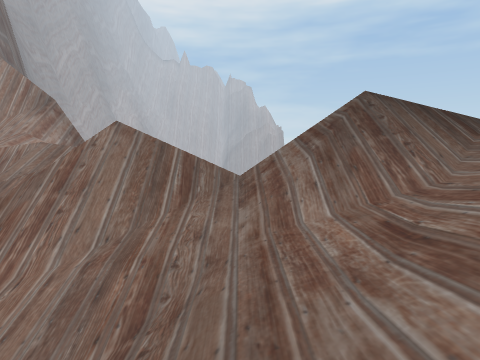
View 1 (above)

21 first-person views from a walk through a 3-D level made in the Unity game engine. The camera is 1.3 m above the floor, tilts 8° down and sees 80° across. The floor is counted in squares, 1 m on a side. Each view is taken from the middle of a square. On the plan, view 1 faces up. The plan holds only what a view shows up to about 13 squares ahead; the rest is blank. The place goes on beyond the plan.

View 2
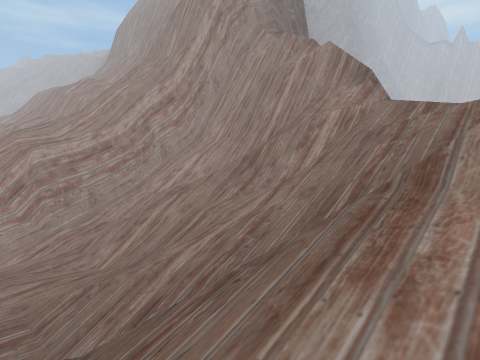

View 3
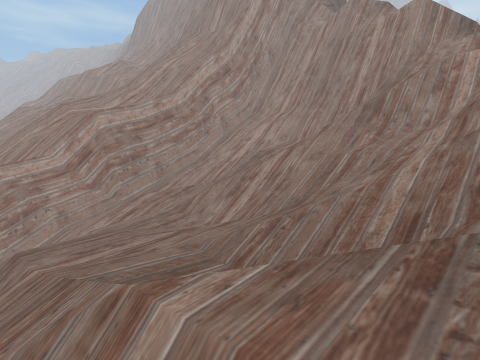

View 4
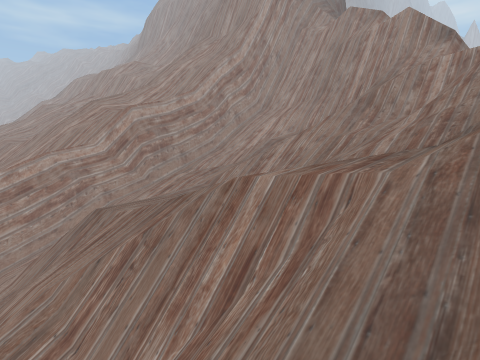

View 5
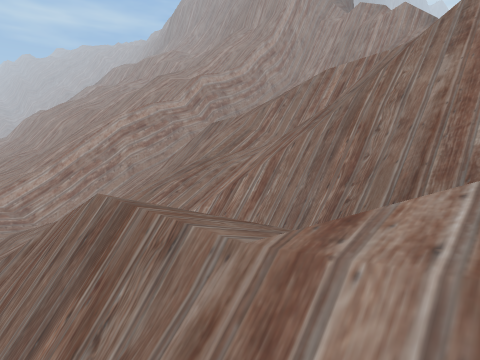

View 6
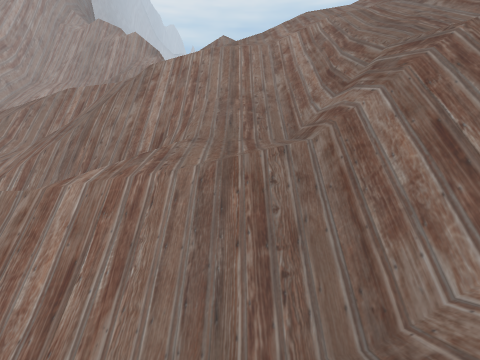

View 7
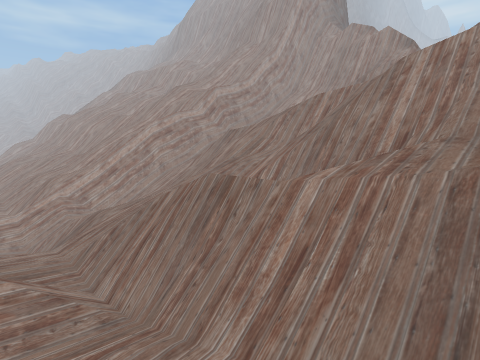

View 8
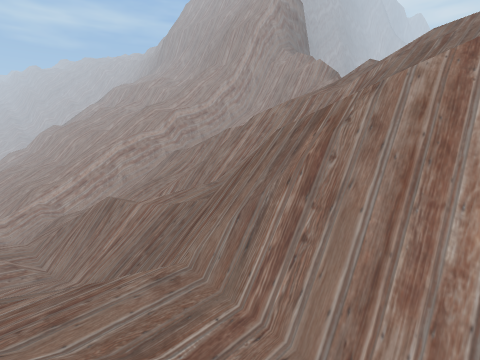

View 9
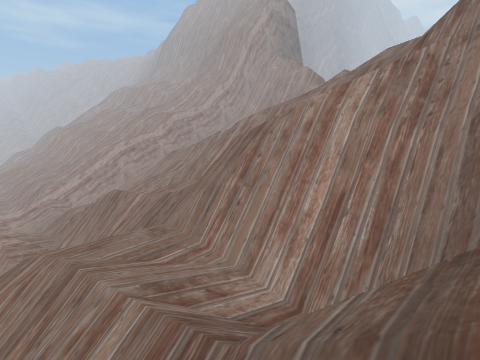

View 10
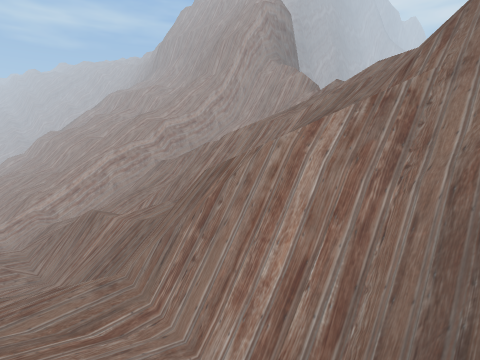

View 11
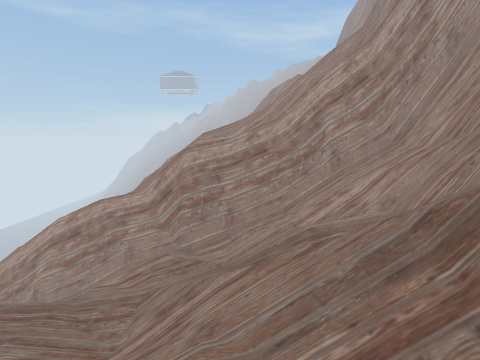

View 12
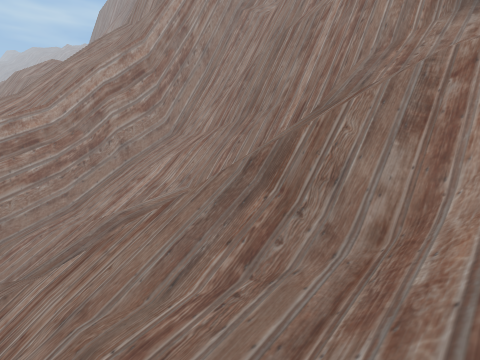

View 13
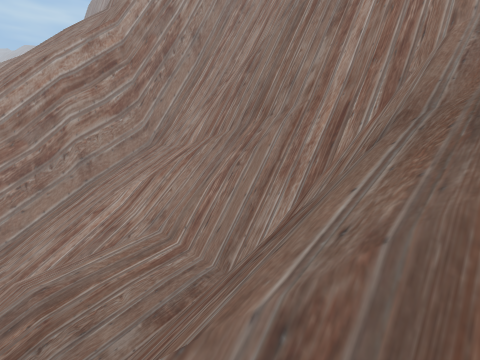

View 14
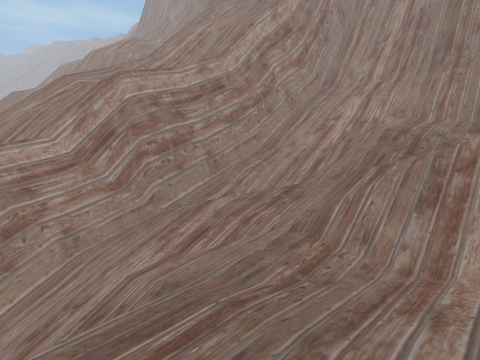

View 15
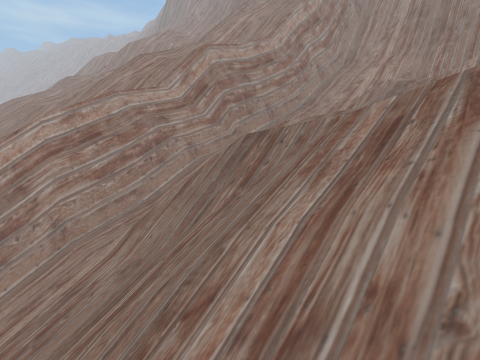

View 16
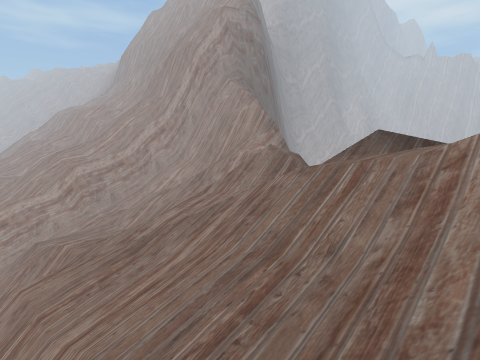

View 17
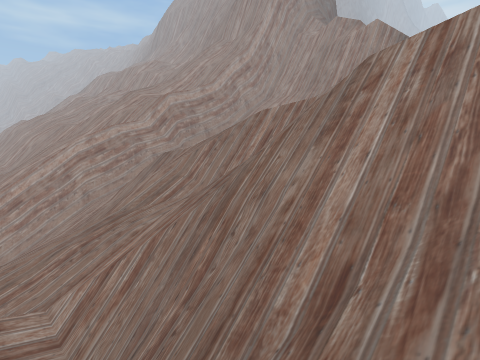

View 18
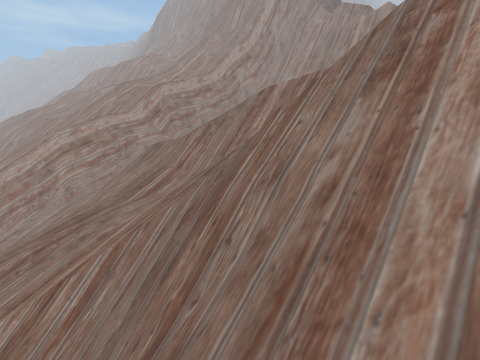

View 19
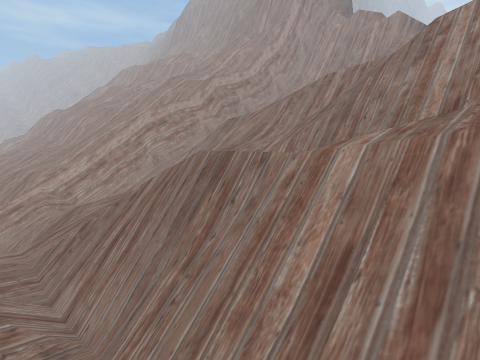

View 20
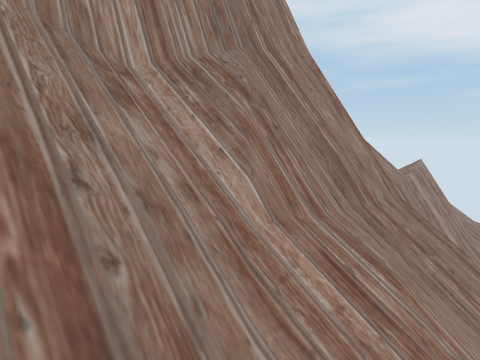

View 21
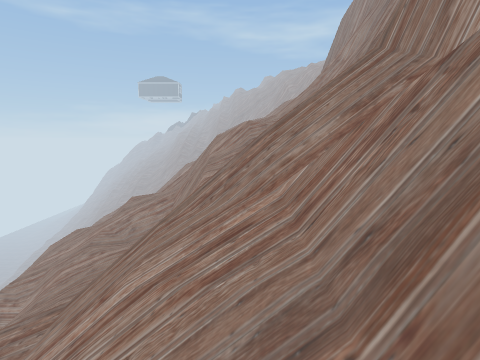

### Floor plan
Key: @ floor where view 1 was taken; # wall or solid block; x gap in a wall; . main floor; : floor 0.75 m higher than the main floor; - floor 0.75 m lower than the main floor; _ floor 1.5 m lower than the main floor; < floor 4 m lower than the main floor; ( floor 4.75 m lower than the main floor; + floor 4.75 m higher than the main floor; / step, stairs or slope; = window, fence, low wall or low ledge; v drop or lower ground.
Columns run from 30 left of view 1 to 7 right of it. Each row starts with its distance up from view 1.
 13      #######         #
 12      ///###############x
 11      //=##############=/
 10    ==//////##//////vv///
  9    = //////##////=##//// v
  8      ///##=##//////=//#=///
  7      //===/##////////==////
  6      //// /##//////////////
  5 ///  //   /##////////////// ///vvvv
  4 ///  //   /##//////////////////////
  3 ///  //// /##/////////////////////
  2      //// /##////.././////////////+
  1      //////##////....////////////+//
  0      //////##////..././///// /@/////
 -1           /##////-.////:/// ////////
 -2           /##/////////#=// /////////
 -3           /##////////==/////////////
 -4           /##///////////////////////
 -5            ##////// ////////////////
 -6            ##////  /////===////==////
 -7             #  // /////==##////=#///##
 -8            =/    /////// ////_///  ===
 -9            ////==/////  //////##///:##
-10             //==/////======///== v###v
-11                   ///###=##///##=====
-12                   /((/////< / //__//=
-13                       // =  ////#==///
-14                                 #=/  /

Positions as (right, up) in squares from view 1, and headings:
1: (0, 0), facing up
2: (-3, 0), facing up-left
3: (-6, -2), facing up-left
4: (-5, -4), facing up-left
5: (-3, -10), facing up-left
6: (-1, -13), facing up
7: (-1, -13), facing up-left
8: (5, -13), facing up-left
9: (7, -14), facing up-left
10: (7, -13), facing up-left
11: (-7, 5), facing left
12: (-7, 4), facing up-left
13: (-9, 6), facing up-left
14: (-11, -1), facing up-left
15: (-10, -5), facing up-left
16: (5, -4), facing up-left
17: (-2, -8), facing up-left
18: (-3, -7), facing up-left
19: (-2, -12), facing up-left
20: (-25, 9), facing up-right
21: (-20, 10), facing left
